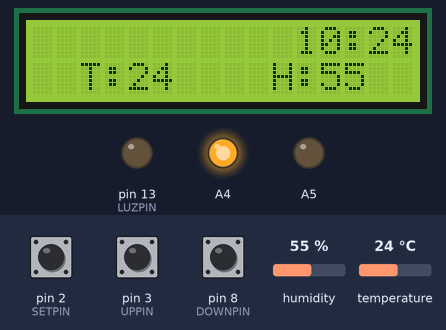
A sketch run on a simulated Arduino Uno, built with avr-gcc and run on an emulated ATmega328P. Parts: 16×2 character LCD, output pins drawn as LEDs (lit = HIGH). Wiring (inferred from the names in the program): DHT11 sensor: data pin 10. Inputs (shaded band) come from the test bench; at power-on: pin 2 (SETPIN) LOW, humidity 55 %, temperature 24 °C, pin 3 (UPPIN) LOW, pin 8 (DOWNPIN) LOW. The local clock reads 2024-03-15 10:24:30 at power-on unless the sketch sets it; what the sketch prints to the serial monitor is not drawn.

Above: at 1.2 s.
1.3 s: pin 2 (SETPIN) pulled HIGH for 3.2 s
At 1.43 s:
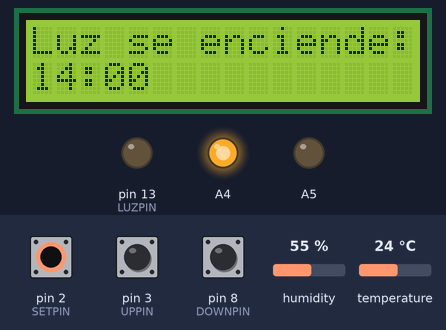
6.0 s: humidity set to 22 %
At 7.4 s:
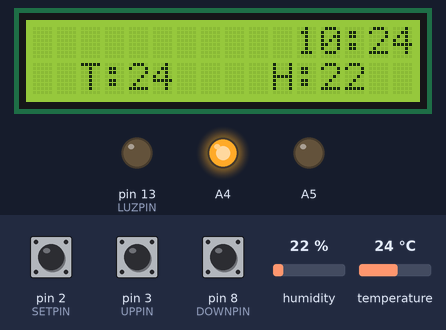
8.2 s: temperature set to 41 °C
At 9.2 s:
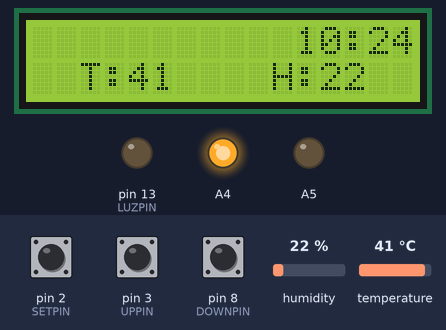
10.2 s: pin 2 (SETPIN) pulled HIGH for 0.15 s
16.4 s: humidity set to 40 %
At 17.8 s:
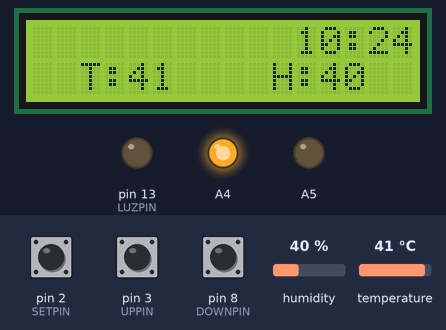
18.2 s: temperature set to 0 °C
At 19.5 s:
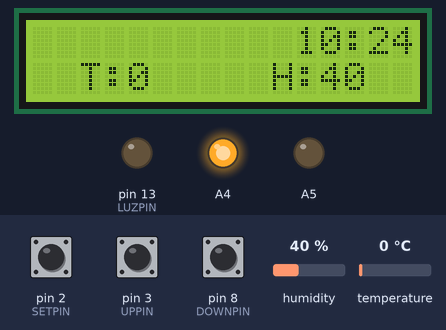
Timing chart, 0 to 21.2 s (numbered marks = the images above; inputs shaded):
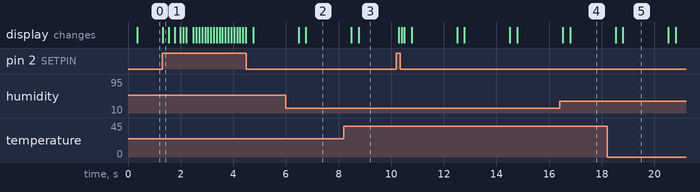

Measured:
- after the input at 1.3 s, the display: changes at once (image 1)
- after the input at 6.0 s, the display: first differs from a run without the input after 0.76 s (image 2)
- after the input at 8.2 s, the display: first differs from a run without the input after 0.56 s (image 3)
- after the input at 16.4 s, the display: first differs from a run without the input after 0.40 s (image 4)
- after the input at 18.2 s, the display: first differs from a run without the input after 0.61 s (image 5)
- what the display in image 5 shows lasts 1.7 s, from 18.8 s to 20.5 s

The sketch:

indo.ino
```cpp
#include <Wire.h>
//#include <WireKinetis.h>

#include <DHT.h>
#include <LiquidCrystal.h>

#include <DS1307RTC.h>
#include <Time.h>
#include <TimeAlarms.h>

#define DHTPIN 10
#define DHTTYPE DHT11

#define SETPIN 2
#define UPPIN 3
#define DOWNPIN 8

#define LUZPIN 13

#define STATE_IDLE 0
#define STATE_CHANGE_INIT 1
#define STATE_CHANGE_END 2


DHT dht(DHTPIN, DHTTYPE);

LiquidCrystal lcd(12, 11, 7, 6, 5, 4);

// ventanas de media hora
int initTime, endTime;

int state;
float ellapsedTime;
float ellapsedChangeTime;

void setup() {
  Serial.begin(9600);

  pinMode(LUZPIN, OUTPUT);

  pinMode(UPPIN, INPUT);
  pinMode(DOWNPIN, INPUT);
  pinMode(SETPIN, INPUT);

  pinMode(A4, OUTPUT);
  digitalWrite(A4, HIGH);
  pinMode(A5, OUTPUT);
  digitalWrite(A5, LOW);

  // Cargar la hora actual desde el RTC e indicar que esto suceda de forma automática durante loop()
  // Utilizamos el método RTC.get() de la libreria DS1307RTC. El RTC debe estar conectado como se
  // indica en el texto y debe tener la fecha y hora correctas
  setSyncProvider(RTC.get);
  if (timeStatus() != timeSet)
    Serial.println("Fallo de RTC");
  else
    Serial.println("Sincronizado con RTC");

  // Inicializo la pantalla
  lcd.begin(16, 2);
  lcd.setCursor(0, 0);

  // Inicializo el sensor dht
  dht.begin();


  // Valores default para la luz
  initTime = 14 * 60;
  endTime = 8 * 60;

  state = STATE_IDLE;
  ellapsedTime = 0;
  ellapsedChangeTime = 0;
}

void loop() {
  //digitalClockDisplay();
  Serial.print("button 1: ");
  Serial.println(digitalRead(SETPIN));
  Serial.print("button 2: ");
  Serial.println(digitalRead(UPPIN));
  Serial.print("button 3: ");
  Serial.println(digitalRead(DOWNPIN));

  lcd.clear();

  handleState();

  switch(state)
  {
    case STATE_IDLE:
    mostrarTemperaturaHumedad();
    mostrarHora();
    break;

    case STATE_CHANGE_INIT:
    handleChangeInit();
    break;

    case STATE_CHANGE_END:
    handleChangeEnd();
    break;

    default:
    state = STATE_IDLE;
    Serial.println("CUALQUIERA!!!");
    break;

  }

  handleLuz();

  delay(100);
}

void handleChangeInit()
{
  // Informo en la pantalla
  lcd.clear();
  lcd.print("Luz se enciende:");

  ellapsedChangeTime += (millis() / 1000);
  if(digitalRead(UPPIN) && ellapsedChangeTime > 0.5)
  {
    ellapsedChangeTime = 0;
    ellapsedTime = 0.5;

    initTime += 30;
    if(initTime >= 24*60)
      initTime = 0;
  }
  if(digitalRead(DOWNPIN) && ellapsedChangeTime > 0.5)
  {
    ellapsedChangeTime = 0;
    ellapsedTime = 0.5;

    initTime -= 30;
    if(initTime < 0)
      initTime = 24 * 60 - 30;
  }

  // La muestro
  int hora = floor(initTime / 60);
  int minuto = initTime % 60;
  lcd.setCursor(0, 1);
  lcd.print("                ");
  lcd.setCursor(0, 1);
  printDigitsLcd(hora);
  lcd.print(":");
  printDigitsLcd(minuto);
}

void handleChangeEnd()
{
  // Informo en la pantalla
  lcd.clear();
  lcd.print(" Luz se apaga:  ");

  ellapsedChangeTime += (millis() / 1000);
  if(digitalRead(UPPIN) && ellapsedChangeTime > 0.5)
  {
    ellapsedChangeTime = 0;
    ellapsedTime = 0.5;

    endTime += 30;
    if(endTime >= 24*60)
      endTime = 0;
  }
  if(digitalRead(DOWNPIN) && ellapsedChangeTime > 0.5)
  {
    ellapsedChangeTime = 0;
    ellapsedTime = 0.5;

    endTime -= 30;
    if(endTime < 0)
      endTime = 24 * 60 - 30;
  }

  // La muestro
  int hora = floor(endTime / 60);
  int minuto = endTime % 60;
  lcd.setCursor(0, 1);
  lcd.print("                ");
  lcd.setCursor(0, 1);
  printDigitsLcd(hora);
  lcd.print(":");
  printDigitsLcd(minuto);
}


void handleState()
{
  ellapsedTime += (millis() / 1000);
  if(digitalRead(SETPIN) && ellapsedTime > 1)
  {
    ellapsedTime = 0;

    switch(state)
    {
      case STATE_IDLE:
      state = STATE_CHANGE_INIT;
      break;

      case STATE_CHANGE_INIT:
      state = STATE_CHANGE_END;
      break;

      default:
      state = STATE_IDLE;
      break;
    }
  }

  if(ellapsedTime > 5)
  {
    state = STATE_IDLE;
  }
}

void handleLuz()
{

  int correctedEndTime = endTime;
  if(endTime < initTime)
  {
    correctedEndTime += 24 * 60;
  }

  int hora = hour();
  int minuto = minute();

  int tiempo = hora * 60 + minuto;

  if(tiempo > initTime && tiempo < correctedEndTime)
  {
    digitalWrite(LUZPIN, HIGH);
  }
  else
  {
    digitalWrite(LUZPIN, LOW);
  }
}

/*
0000000000000000
00T:990000H:9900
*/
void mostrarTemperaturaHumedad()
{
  int h = (int)dht.readHumidity();
  int t = (int)dht.readTemperature();

  lcd.setCursor(2, 1);
  lcd.print("T:");
  lcd.print(t);

  lcd.setCursor(10, 1);
  lcd.print("H:");
  lcd.print(h);

}

void mostrarHora()
{
  lcd.setCursor(11, 0);
  printDigitsLcd(hour());
  lcd.print(":");
  printDigitsLcd(minute());
}

void printDigitsLcd(int digits) {
  if (digits < 10)
    lcd.print('0');
  lcd.print(digits);
}

void digitalClockDisplay() {
  Serial.print(hour());
  printDigits(minute());
  printDigits(second());
  Serial.println();
}

void printDigits(int digits) {
  Serial.print(":");
  if (digits < 10)
    Serial.print('0');
  Serial.print(digits);
}
```
